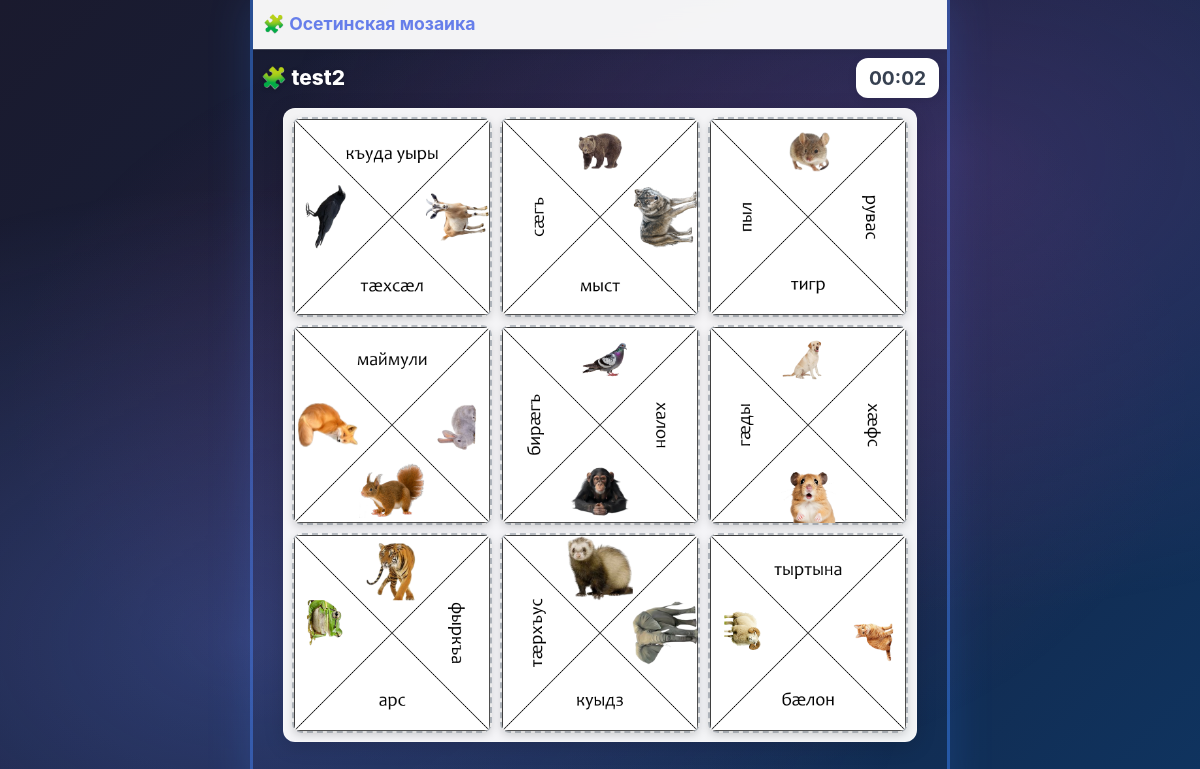
The app's page /play_custom_level/2, older data.
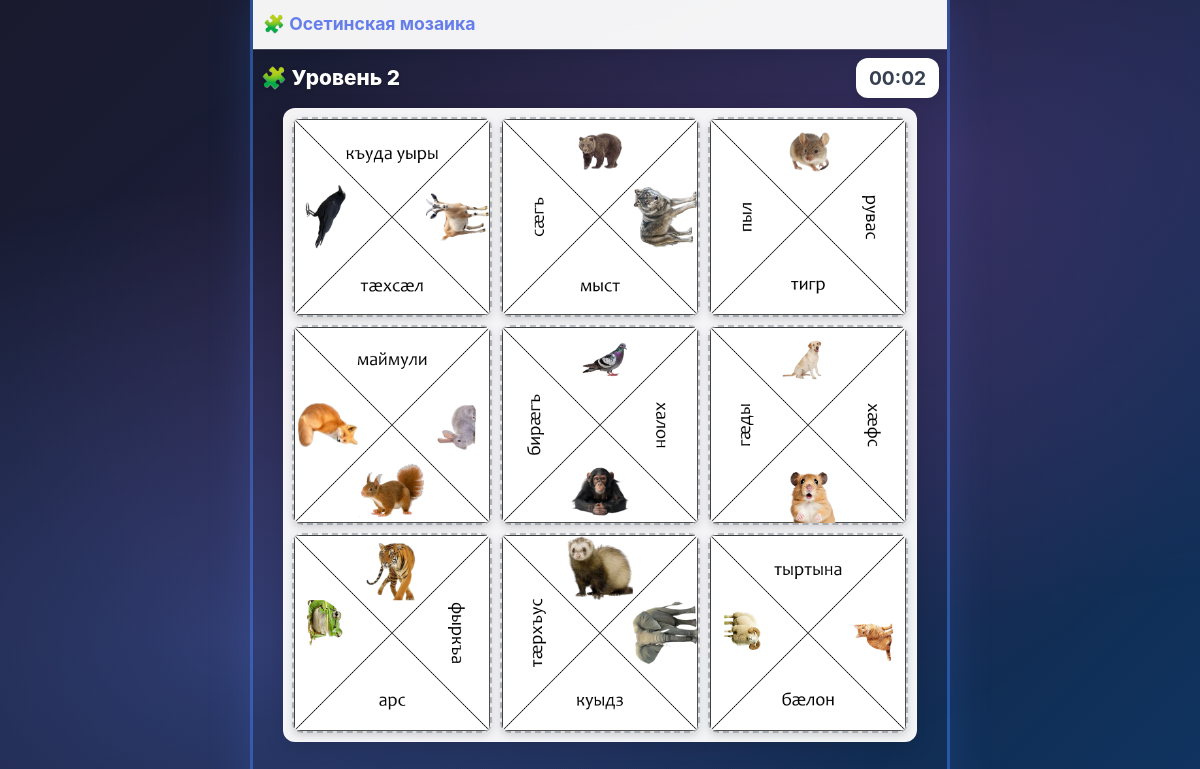
The same page, newer data.
### data/Level.py (models this page shows)
class Level(SqlAlchemyBase):
    __tablename__ = 'levels'
    id = sqlalchemy.Column(sqlalchemy.Integer, primary_key=True, autoincrement=True)
    name = sqlalchemy.Column(sqlalchemy.String, nullable=False)
    grid_size = sqlalchemy.Column(sqlalchemy.Integer, nullable=False, default=2)
    created_at = sqlalchemy.Column(sqlalchemy.DateTime, default=datetime.utcnow)
    parts = orm.relationship("PuzzlePart", back_populates="level",
                             cascade="all, delete-orphan",
                             order_by="PuzzlePart.id")

### server.py (the view)
@app.route('/play_custom_level/<int:level_id>')
def play_custom_level(level_id):
    db_sess = db_session.create_session()
    level = db_sess.query(Level).get(level_id)
    if not level:
        flash('Уровень не найден', 'error')
        return redirect(url_for('index'))
    parts = []
    for part in sorted(level.parts, key=lambda p: p.part_number):
        parts.append({
            'num': part.part_number + 1,
            'image': f"/static/{part.image_file}"
        })
    return render_template('play_custom_level.html',
                           level=level,
                           parts=parts,
                           grid_size=level.grid_size)

### data/db_session.py (called while the page is built)
def create_session() -> Session:
    global __factory
    return __factory()

### templates/play_custom_level.html (shortened to what this page needs)
{% extends "base.html" %}
{% block content %}
<div style="display: flex; flex-direction: column; align-items: center; width: 100%; padding-top: 0.5rem;">
    <div class="level-header">
        <h2 class="level-title">🧩 {{ level.name }}</h2>
        <div class="d-flex align-items-center gap-2">
            <span id="timer" class="timer-display">00:00</span>
        </div>
    </div>
    <div class="puzzle-wrapper">
        <div class="puzzle-grid" id="puzzleGrid">
            {% for i in range(grid_size * grid_size) %}
            <div class="cell" data-pos="{{ i }}"
                 ondrop="drop(event)"
                 ondragover="allowDrop(event)"
                 ondragenter="dragEnter(event)"
                 ondragleave="dragLeave(event)"></div>
            {% endfor %}
        </div>
    </div>
</div>
{% endblock %}

Row changes from the older to the newer data that the page shows:
changed Level: name "test2" → "Уровень 2"
